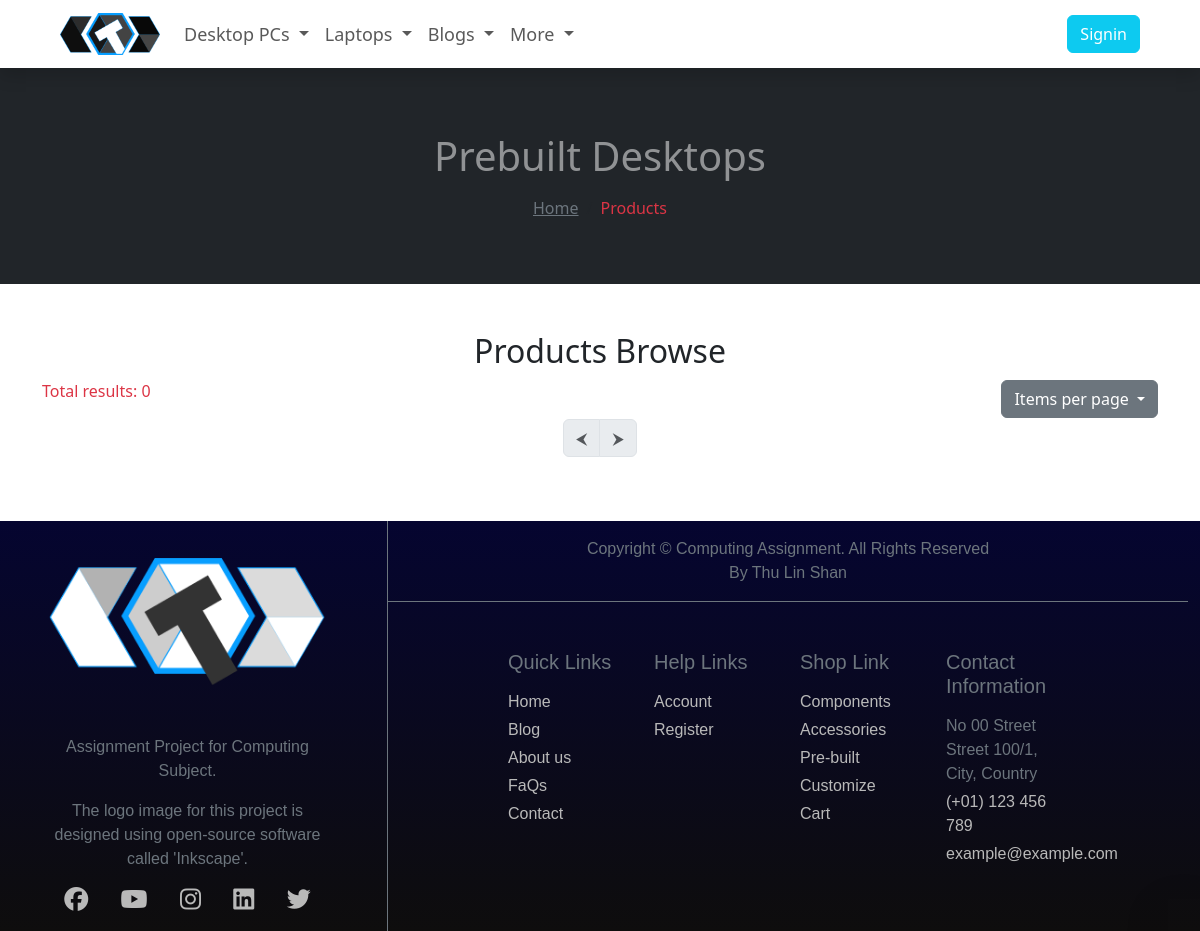
/products/prebuilts.php?page=1&size=8, run on an earlier commit of the app's database.
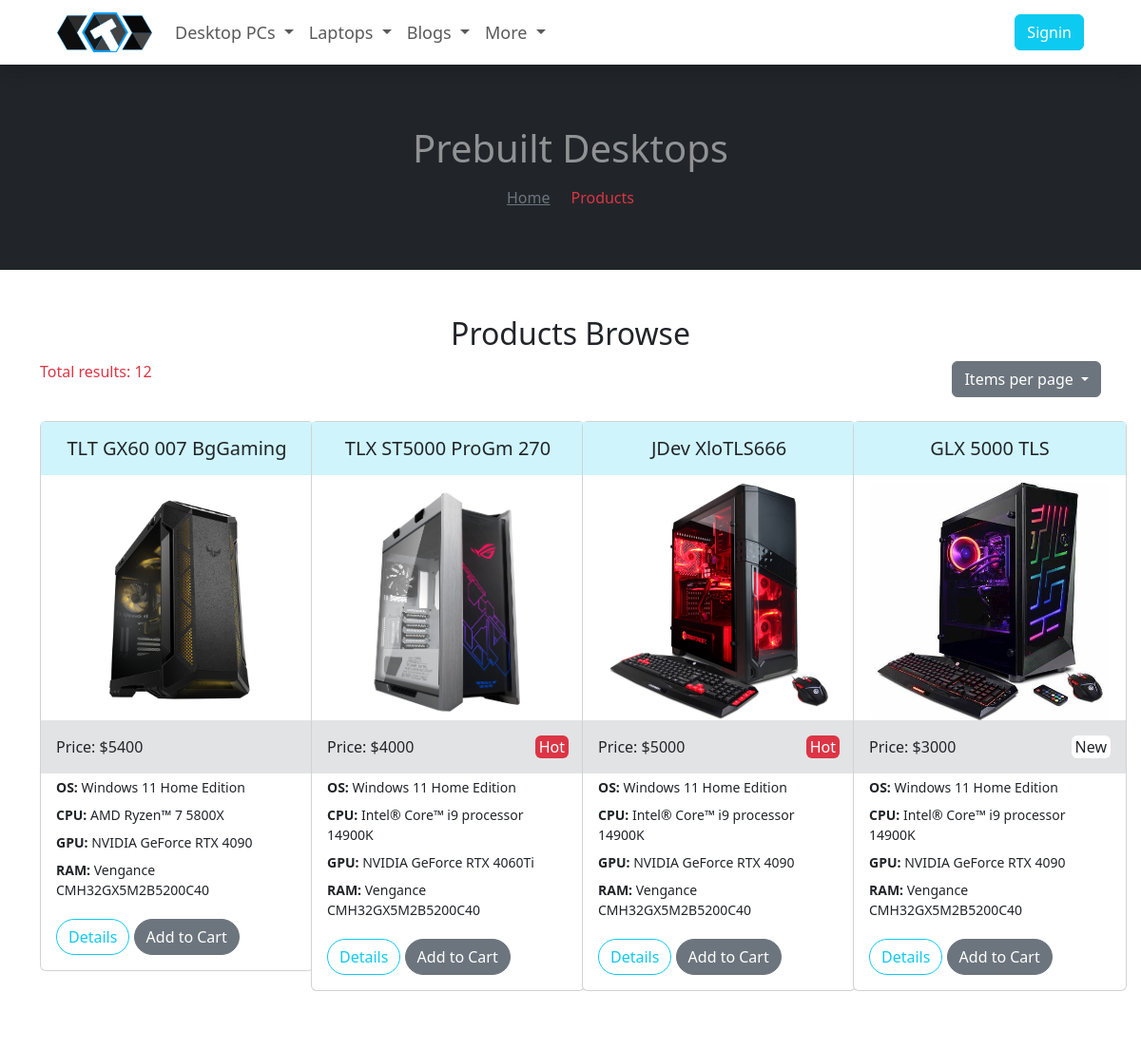
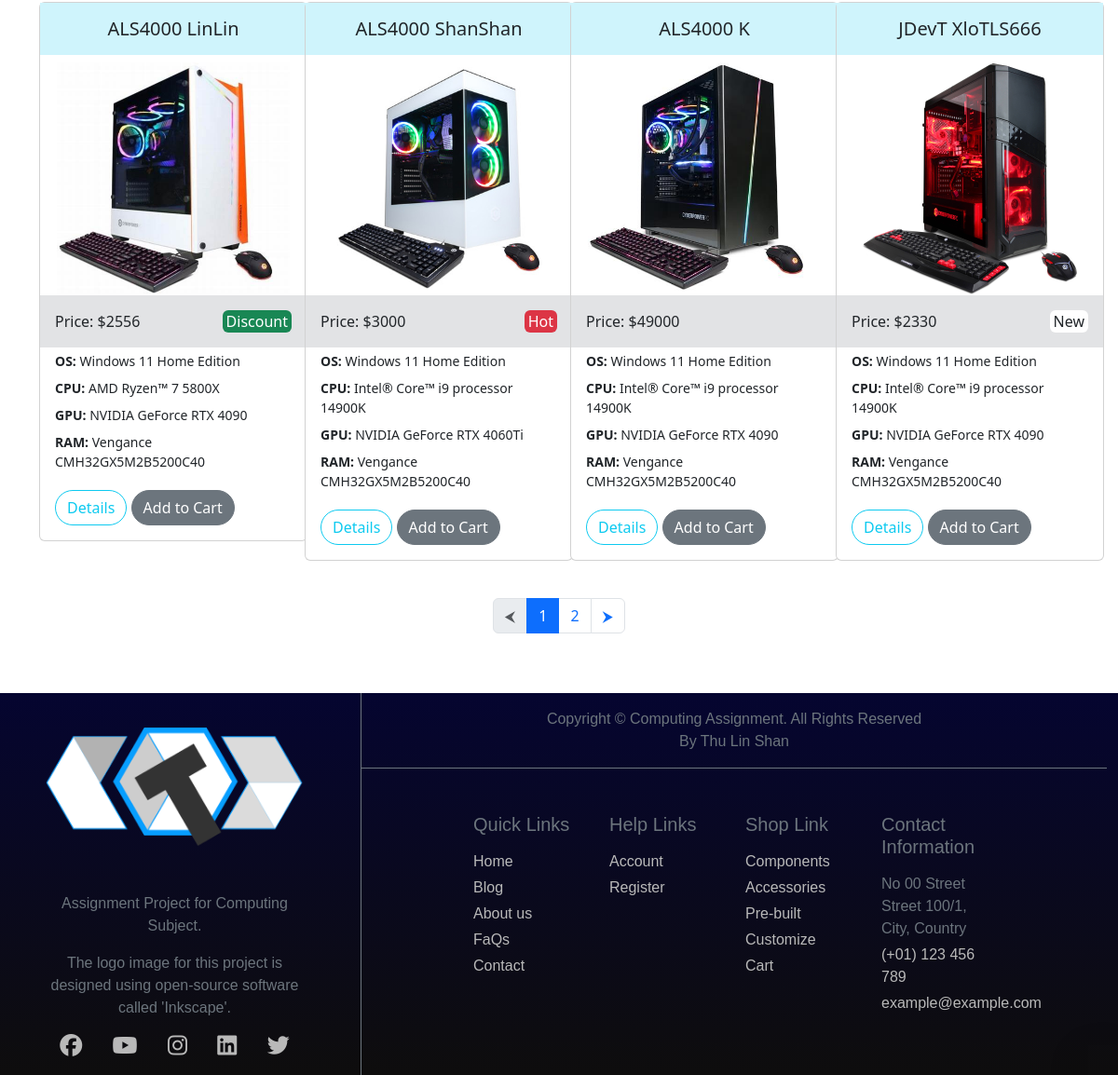
And on a later commit of the database (2 pictures, top to bottom).
### tables this page shows
CREATE TABLE `prebuilt` (
  `id` int(15) NOT NULL,
  `prebuilt_name` varchar(150) NOT NULL,
  `description` text NOT NULL,
  `img` varchar(150) NOT NULL,
  `os` int(15) NOT NULL,
  `cpu` int(15) NOT NULL,
  `gpu` int(15) NOT NULL,
  `ram` int(15) NOT NULL,
  `primary_storage` int(15) NOT NULL,
  `secondary_storage` int(15) DEFAULT NULL,
  `motherboard` int(15) NOT NULL,
  `desktop_case` int(11) NOT NULL,
  `power_supply` int(15) NOT NULL,
  `price` int(15) NOT NULL,
  `default_price` int(11) NOT NULL,
  `free_shipping` tinyint(1) NOT NULL,
  `status` varchar(20) NOT NULL,
  `date` timestamp NOT NULL DEFAULT current_timestamp(),
  `stock` int(10) NOT NULL
);

CREATE TABLE `operating_system` (
  `id` int(11) NOT NULL,
  `operating_system_name` varchar(255) NOT NULL,
  `brand` int(11) NOT NULL,
  `img` varchar(255) NOT NULL,
  `description` text NOT NULL,
  `price` int(11) NOT NULL,
  `link` varchar(255) DEFAULT NULL
);

CREATE TABLE `cpu` (
  `id` int(15) NOT NULL,
  `brand` int(15) NOT NULL,
  `cpu_name` varchar(255) NOT NULL,
  `img` varchar(255) NOT NULL,
  `description` text DEFAULT NULL,
  `generation` tinyint(4) NOT NULL,
  `frequency` varchar(50) NOT NULL,
  `cores` int(11) NOT NULL,
  `threads` int(11) NOT NULL,
  `power` int(4) NOT NULL,
  `price` int(11) NOT NULL,
  `link` varchar(255) DEFAULT NULL
);

CREATE TABLE `gpu` (
  `id` int(11) NOT NULL,
  `brand` varchar(150) NOT NULL,
  `gpu_name` varchar(255) NOT NULL,
  `img` varchar(255) NOT NULL,
  `vram` tinyint(4) NOT NULL,
  `memory_type` varchar(100) NOT NULL,
  `power` int(11) NOT NULL,
  `price` int(11) NOT NULL,
  `link` varchar(255) DEFAULT NULL
);

CREATE TABLE `memory` (
  `id` int(11) NOT NULL,
  `brand` int(150) NOT NULL,
  `ram_name` varchar(255) NOT NULL,
  `img` varchar(255) DEFAULT NULL,
  `capacity` tinyint(4) DEFAULT NULL,
  `frequency` varchar(50) NOT NULL,
  `price` int(11) NOT NULL,
  `combo` tinyint(4) NOT NULL,
  `link` varchar(255) DEFAULT NULL
);

### products/prebuilts.php (the view, shortened to what the rows shown need)
<?php
include '../partials/header.php';
$page = $_GET['page'];
$size = $_GET['size'];
$skip = ($page - 1) * $size;
$query = "SELECT * FROM prebuilt ORDER BY date LIMIT $skip,$size";
$prebuilts = mysqli_query($connection, $query);
?>
<main>
    <div class="bg-dark row h-25 text-center d-flex flex-column justify-content-center py-5 mx-0">
        <h1 class="text-white-50 text-lg my-3">Prebuilt Desktops</h1>
    </div>
    <div class="container my-5">
        <h2 class="text-center">
            Products Browse
        </h2>
        <div class="row">
            <?php while ($prebuilt = mysqli_fetch_assoc($prebuilts)) : ?>
                <?php
                if (isset($prebuilt)) {
                    $id = $prebuilt['os'];
                    $query = "SELECT operating_system_name FROM operating_system WHERE id = $id";
                    $result = mysqli_query($connection, $query);
                    $os = mysqli_fetch_assoc($result);
                    $id = $prebuilt['cpu'];
                    $query = "SELECT cpu_name FROM cpu WHERE id = $id";
                    $result = mysqli_query($connection, $query);
                    $cpu = mysqli_fetch_assoc($result);
                    $id = $prebuilt['gpu'];
                    $query = "SELECT gpu_name FROM gpu WHERE id = $id";
                    $result = mysqli_query($connection, $query);
                    $gpu = mysqli_fetch_assoc($result);
                    $id = $prebuilt['ram'];
                    $query = "SELECT ram_name FROM memory WHERE id = $id";
                    $result = mysqli_query($connection, $query);
                    $ram = mysqli_fetch_assoc($result);
                }
                ?>
                <div class="col-xl-3 col-lg-4 col-md-6 col-sm-12 mb-3 py-4 rounded">
                    <div class="card mx-auto" style="width: 18rem;">
                        <h5 class="card-title py-3 text-center bg-info-subtle"><?= $prebuilt['prebuilt_name'] ?></h5>
                        <img src="<?= ROOT_URL . "assets/images/products/prebuilt/" . $prebuilt['img'] ?>" class="card-img-top" alt="..." style="height: 250px; object-fit: contain ;">
                        <div class="card-body bg-secondary-subtle">
                            <p class="card-text d-flex justify-content-between">
                                Price: $<?= $prebuilt['price'] ?>
                                <?php
                                $status = $prebuilt['status'];
                                $bgClass = '';
                                switch ($status) {
                                    case 'Hot':
                                        $bgClass = 'bg-danger text-white';
                                        break;
                                    case 'Discount':
                                        $bgClass = 'bg-success text-white';
                                        break;
                                    case 'New':
                                        $bgClass = 'bg-white text-dark';
                                        break;
                                    case 'None':
                                        $bgClass = '';
                                        break;
                                }
                                if ($status !== 'None') :
                                ?>
                                    <span class="px-1 rounded <?= $bgClass ?>"><?= $status ?></span>
                                <?php endif; ?>
                            </p>
                        </div>
                        <ul class="list-group border-0 list-group-flush">
                            <li class="list-group-item small py-1 border-0"><span class="fw-bold">OS:</span> <?= $os['operating_system_name'] ?></li>
                            <li class="list-group-item small py-1 border-0"><span class="fw-bold">CPU:</span> <?= $cpu['cpu_name'] ?></li>
                            <li class="list-group-item small py-1 border-0"><span class="fw-bold">GPU:</span> <?= $gpu['gpu_name'] ?></li>
                            <li class="list-group-item small py-1 border-0"><span class="fw-bold">RAM:</span> <?= $ram['ram_name'] ?></li>
                        </ul>
                        <div class="card-body">
                            <a href="<?= ROOT_URL . "details/prebuilt_details.php?id=" . $prebuilt['id'] ?>" class="btn rounded-5 btn-outline-info ">Details</a>
                            <a href="<?= ROOT_URL ?>authenticated/add_to_cart_logic.php?product_id=<?= $prebuilt['id'] ?>&category=prebuilt&count=1&price=<?= $prebuilt['price'] ?>" class="btn rounded-5 btn-secondary">Add to Cart</a>
                        </div>
                    </div>
                </div>
            <?php endwhile; ?>
        </div>
    </div>
</main>
<?php
include '../partials/footer.php';
?>

What changed in the data, as far as the page shows it:
added prebuilt: prebuilt_name "TLT GX60 007 BgGaming", img (picture), price "5400", operating_system.operating_system_name "Windows 11 Home Edition", cpu.cpu_name "AMD Ryzen™ 7 5800X", gpu.gpu_name "NVIDIA GeForce RTX 4090", memory.ram_name "Vengance CMH32GX5M2B5200C40"
added prebuilt: prebuilt_name "TLX ST5000 ProGm 270", img (picture), price "4000", status "Hot", operating_system.operating_system_name "Windows 11 Home Edition", cpu.cpu_name "Intel® Core™ i9 processor 14900K", gpu.gpu_name "NVIDIA GeForce RTX 4060Ti", memory.ram_name "Vengance CMH32GX5M2B5200C40"
added prebuilt: prebuilt_name "JDev XloTLS666", img (picture), price "5000", status "Hot", operating_system.operating_system_name "Windows 11 Home Edition", cpu.cpu_name "Intel® Core™ i9 processor 14900K", gpu.gpu_name "NVIDIA GeForce RTX 4090", memory.ram_name "Vengance CMH32GX5M2B5200C40"
added prebuilt: prebuilt_name "GLX 5000 TLS", img (picture), price "3000", status "New", operating_system.operating_system_name "Windows 11 Home Edition", cpu.cpu_name "Intel® Core™ i9 processor 14900K", gpu.gpu_name "NVIDIA GeForce RTX 4090", memory.ram_name "Vengance CMH32GX5M2B5200C40"
added prebuilt: prebuilt_name "ALS4000 LinLin", img (picture), price "2556", status "Discount", operating_system.operating_system_name "Windows 11 Home Edition", cpu.cpu_name "AMD Ryzen™ 7 5800X", gpu.gpu_name "NVIDIA GeForce RTX 4090", memory.ram_name "Vengance CMH32GX5M2B5200C40"
added prebuilt: prebuilt_name "ALS4000 ShanShan", img (picture), price "3000", status "Hot", operating_system.operating_system_name "Windows 11 Home Edition", cpu.cpu_name "Intel® Core™ i9 processor 14900K", gpu.gpu_name "NVIDIA GeForce RTX 4060Ti", memory.ram_name "Vengance CMH32GX5M2B5200C40"
added prebuilt: prebuilt_name "ALS4000 K", img (picture), price "49000", operating_system.operating_system_name "Windows 11 Home Edition", cpu.cpu_name "Intel® Core™ i9 processor 14900K", gpu.gpu_name "NVIDIA GeForce RTX 4090", memory.ram_name "Vengance CMH32GX5M2B5200C40"
added prebuilt: prebuilt_name "JDevT XloTLS666", img (picture), price "2330", status "New", operating_system.operating_system_name "Windows 11 Home Edition", cpu.cpu_name "Intel® Core™ i9 processor 14900K", gpu.gpu_name "NVIDIA GeForce RTX 4090", memory.ram_name "Vengance CMH32GX5M2B5200C40"
Also different on the page:
$count: "0" → "12"
new list line: "1"
new list line: "2"
